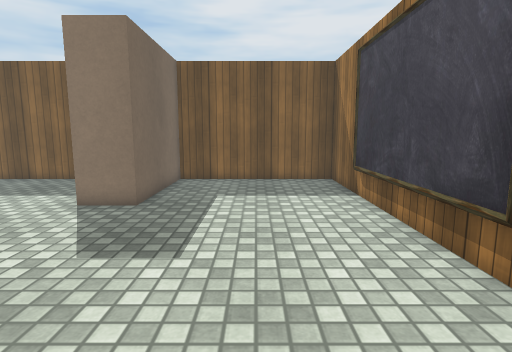
view 1 (above)

12 first-person views from a walk through a 3-D level made in the Unity game engine. The camera is 1.2 m above the floor, tilts 8° down and sees 80° across. The floor is counted in squares, 0.5 m on a side. Each view is taken from the middle of a square. On the plan, view 1 faces up. The plan holds only what a view shows up to about 19 squares ahead; the rest is blank. The player character is not drawn. Door leaves are left out, so doorways stand open. Some surface patterns are stand-ins.

view 2
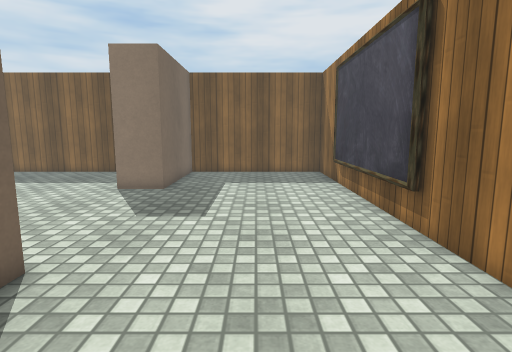

view 3
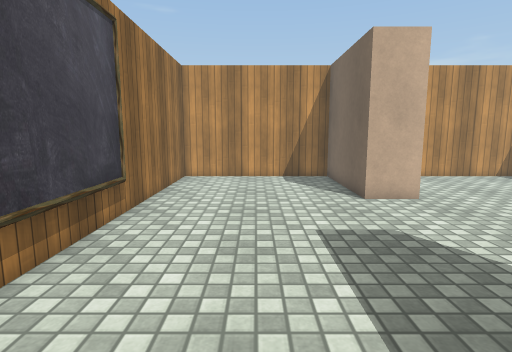

view 4
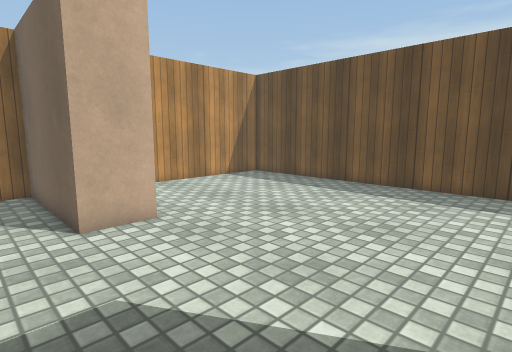

view 5
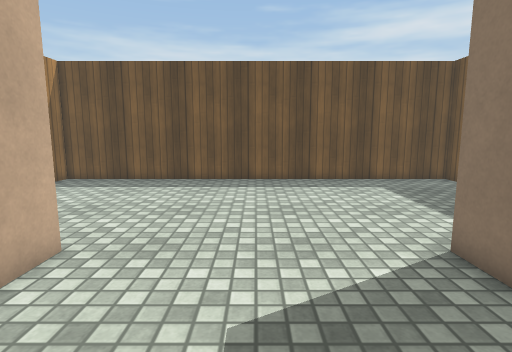

view 6
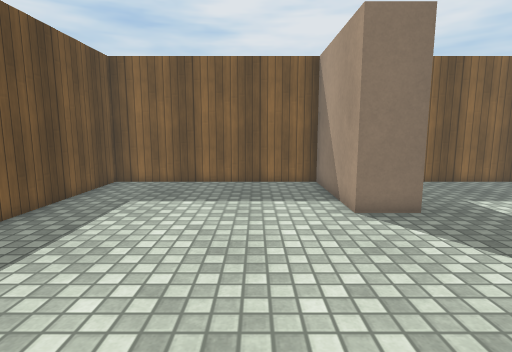

view 7
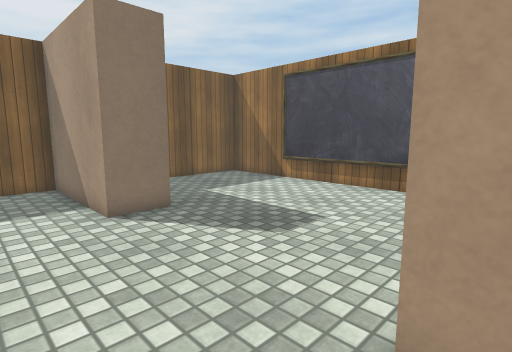

view 8
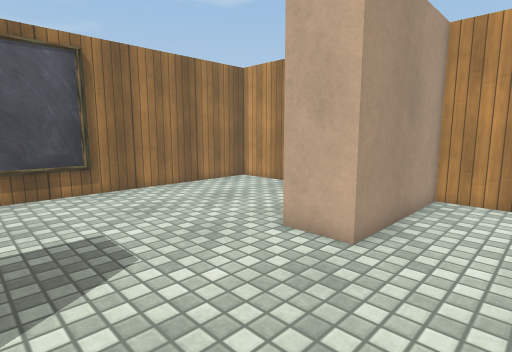

view 9
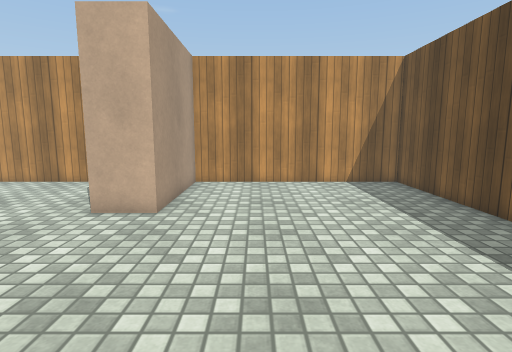

view 10
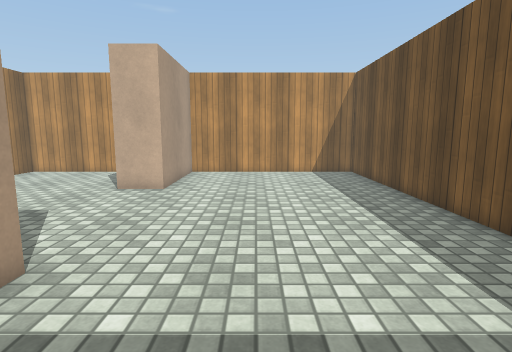

view 11
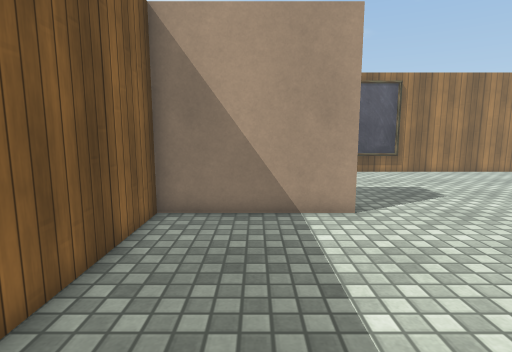

view 12
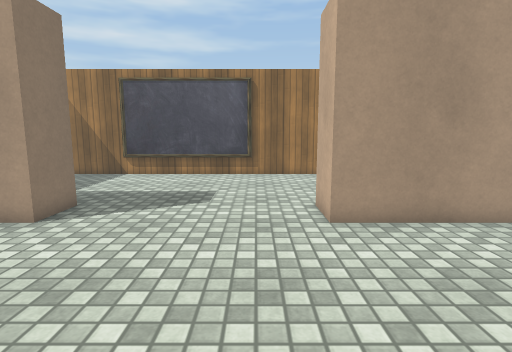

### Floor plan
Ten units are one square. View 1 is at (0, 0); x grows to the right and y downward. Boxes are objects, and circles mark ways between rooms. Rooms are numbered by the first view taken in them; rooms with no view inside come last. Other rooms are left out.
<svg viewBox="-165 -165 215 210">
<path fill="none" stroke="#000" d="M40 -115 40 -160 -40 -160 -40 -100M-60 -20 -40 -20 -40 40 40 40 40 -45M-40 -100 -60 -100 -60 -160 -160 -160 -160 40 -60 40 -60 -20"/>
<rect x="35" y="-115" width="10" height="70" fill="#bbb"><title>blackboard</title></rect>
<circle cx="-50" cy="-60" r="3" fill="#2a7"/>
<text x="0" y="-60">1</text>
<text x="-110" y="-60">2</text>
</svg>
Room 1 opens to room 2.

Where each view was taken, in squares from view 1:
view 1: 0 up, 0 right, facing up
view 2: 3 down, 0 right, facing up
view 3: 13 up, 0 right, facing down
view 4: 10 up, 2 left, facing down-left
view 5: 6 up, 0 right, facing left
view 6: 1 up, 9 left, facing up
view 7: 1 up, 9 left, facing up-right
view 8: 8 up, 9 left, facing down-right
view 9: 11 up, 9 left, facing down
view 10: 15 up, 10 left, facing down
view 11: 13 up, 15 left, facing right
view 12: 4 up, 14 left, facing right
